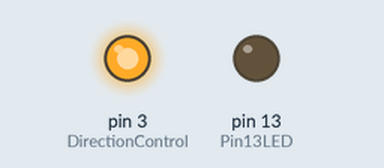
This sketch was run on a simulated Arduino Nano, built with avr-gcc and run on an emulated ATmega328P. On the bench: output pins drawn as LEDs (lit = HIGH). What the sketch prints to the serial monitor is not drawn.

Above: at 0.1 s.
Timing chart, 0 to 3.0 s (numbered marks = the images above):
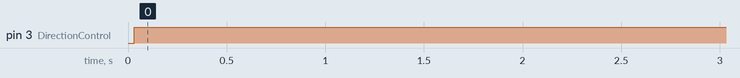

Measured:
- by itself, pin 3 (DirectionControl): LOW → HIGH at 0.03 s

The sketch:

zendrs485.ino.ino
```cpp
//   https://github.com/v12345vtm
// https://www.youtube.com/user/v12345vtm

#include<SoftwareSerial.h>
#define DirectionControl 3
#define Pin13LED 13
int RX;

SoftwareSerial RS485(8,9);

void setup() {
  // put your setup code here, to run once:
  Serial.begin(115200);
  Serial.println("configuring serial:\n");
  RS485.begin(115200);
  Serial.println("configuring RS485 sender com8" );
  Serial.println("set up done!!");


  Serial.println("SCHEMATIC RS485 SENDER ");
  Serial.println("use arduino nano");
  Serial.println("and rs485 arduino module");
  Serial.println(" ");
  Serial.println("connect arduino:D3 to rs485-module:RE and DE ");
  Serial.println("connect arduino:D8 to rs485-module:RO");
  Serial.println("connect arduino:D9 to rs485-module:DI ");

  Serial.println("connect arduino:+5Volt to rs485-module:VCC");
  Serial.println("connect arduino:GND to rs485-module:GND");

  Serial.println(" rs485-module:A to the rs485-device:A");
  Serial.println(" rs485-module:B to the rs485-device:B");

  pinMode(Pin13LED, OUTPUT);
  pinMode(DirectionControl, OUTPUT);

  digitalWrite(DirectionControl, LOW); //preparing for receiption
}

void loop() { //com8
  digitalWrite(DirectionControl, HIGH); //preparing for send
  RS485.println(millis());
  Serial.println(millis());
  delay(1000);

  digitalWrite(DirectionControl, LOW); //preparing for receiption
}
```
